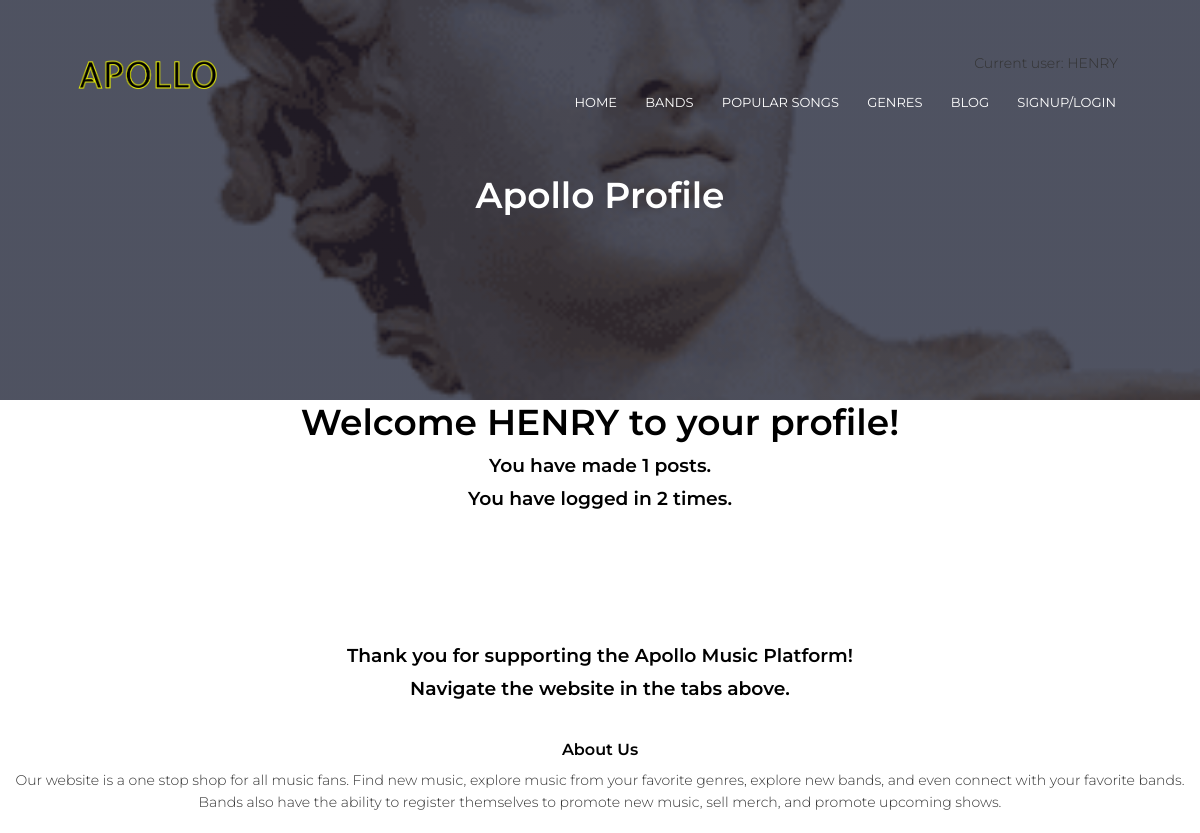
The page /profile/11 (signed in) on the database as committed earlier.
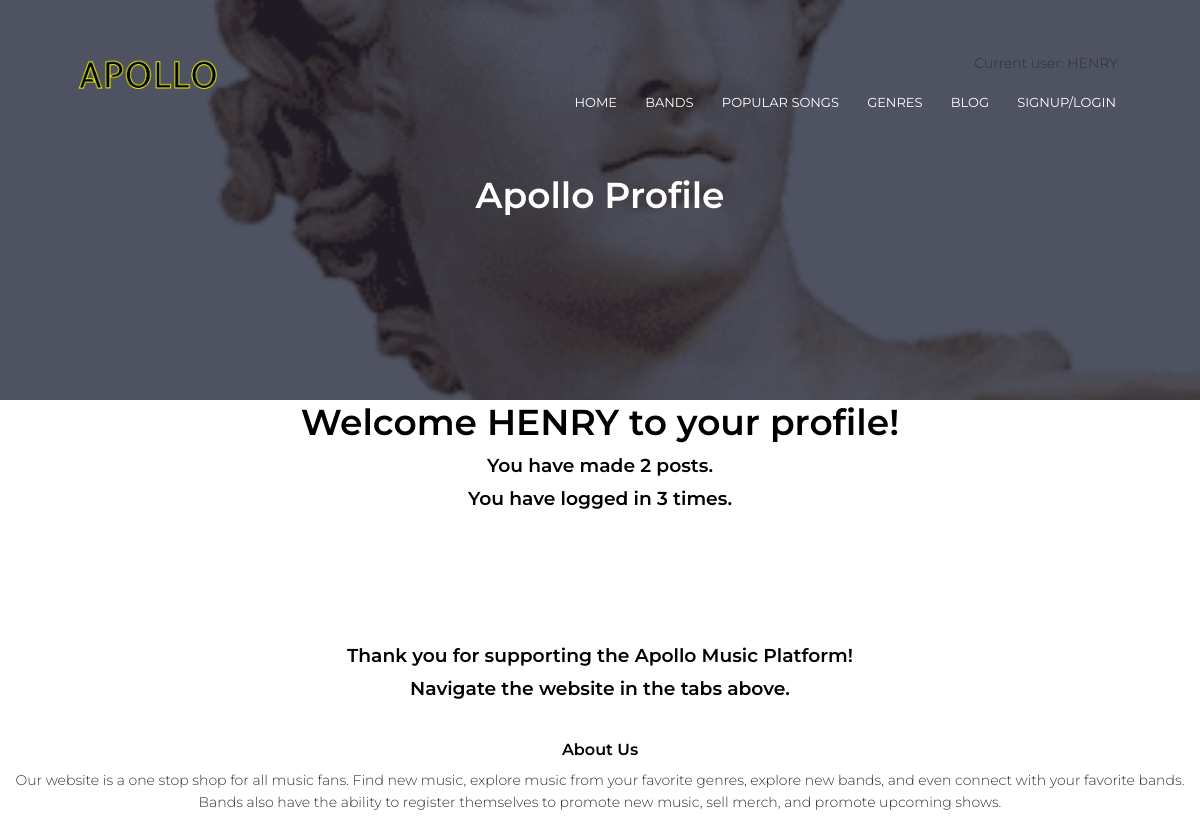
The same page on the database as committed later.
### models.py (models this page shows)
class User(UserMixin, db.Model):
    __tablename__ = 'user'
    id = db.Column(db.Integer, primary_key=True)
    email = db.Column(db.String(100), unique=True)
    password = db.Column(db.String(100))
    name = db.Column(db.String(100))
    account_type = db.Column(db.String(100))
    num_logins = db.Column(db.Integer)
    num_posts = db.Column(db.Integer)

### main.py (the view)
@main.route('/profile/<int:bid>')
def band_public(bid):
    band_to_disp = User.query.filter_by(account_type="band", id=bid).first()
    return render_template('band-public.html', bid=bid, disp_band=band_to_disp)

### __init__.py (called while the page is built)
def create_app():
    app = Flask(__name__)
    app.config['SECRET_KEY'] = 'secret-key-goes-here'
    app.config['SQLALCHEMY_DATABASE_URI'] = 'sqlite:///db.sqlite'
    db.init_app(app)
    from .auth import auth as auth_blueprint
    app.register_blueprint(auth_blueprint)
    from .main import main as main_blueprint
    app.register_blueprint(main_blueprint)
    login_manager = LoginManager()
    login_manager.login_view = 'auth.login'
    login_manager.init_app(app)
    from .models import User
    @login_manager.user_loader
    def load_user(id):
        if User.query.get(int(id)):
            return User.query.get(int(id))
    with app.app_context():
        db.create_all()
        db.session.commit()
    return app

### main.py (called while the page is built)
@main.route('/profile/<int:uid><int:band>')
def profile(uid, band):
    return render_template('profile.html')

### templates/profile.html (shortened to what this page needs)
{% extends "header.html" %}
	{% block title %} Apollo Profile {% endblock %}
{% block content %}
<section>
	{% if current_user.is_authenticated %}
		<h1 class="title" style="text-align: center"> Welcome {{ current_user.name }} to your profile!</h1>
		<h3>You have made {{ current_user.num_posts }} posts.</h3>
		<h3>You have logged in {{ current_user.num_logins }} times.</h3>
		<br><br><br><br><br><br>
		<h3>Thank you for supporting the Apollo Music Platform!</h3>
		<h3>Navigate the website in the tabs above.</h3>
	{% endif %}
</section>
{% endblock %}

### templates/header.html (shortened to what this page needs)
<!DOCTYPE html>
<html>
<head>
    <link rel="stylesheet" href="https://stackpath.bootstrapcdn.com/font-awesome/4.7.0/css/font-awesome.min.css">
    <section class="sub-header">
        <nav>
            <a href="{{ url_for('main.index') }}"><img src="{{ url_for('static', filename='images/logo.png') }}" width="100" heigth="40" ></a>
            <div class="nav-links" id="navLinks">
            <p>Current user: {{current_user.name }} </p>
                <ul>
                    <li><a href="{{ url_for('main.index') }}">HOME</a></li>
                    <li><a href="{{ url_for('main.bands') }}">BANDS</a></li>
                    <li><a href="{{ url_for('main.popular') }}">POPULAR SONGS</a></li>
                    <li><a href="{{ url_for('main.genres') }}">GENRES</a></li>
                    <li><a href="{{ url_for('main.blog') }}">BLOG</a></li>
                    <li><a href="{{ url_for('main.singup_login_redir') }}">SIGNUP/LOGIN</a></li>
                </ul>
            </div>
        </nav>
        <h1>{% block title %} {% endblock %}</h1>
    </section>
</head>
<body>
    {% block content %} {% endblock %}
<section class="footer">
    <h4>About Us</h4>
    <p>Our website is a one stop shop for all music fans. Find new music, explore music from your favorite genres, explore new bands, and even connect with your favorite bands. Bands also have the ability to register themselves to promote new music, sell merch, and promote upcoming shows.</p>
</section>
</body>
</html>

Rows that differ between the two databases and show on the page:
changed User "HENRY": num_posts "1" → "2"; num_logins "2" → "3"
